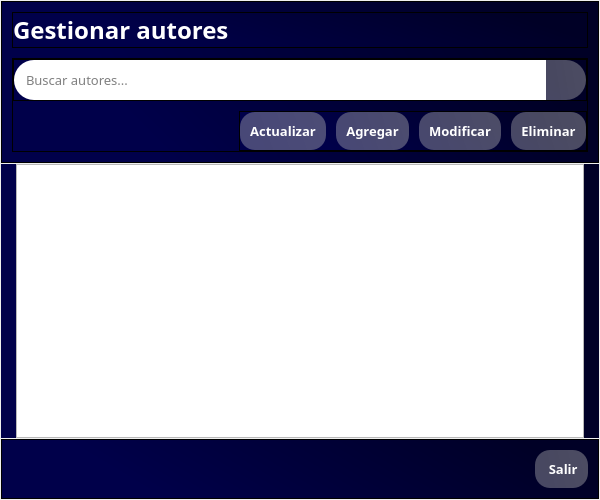
<?xml version="1.0" encoding="UTF-8"?>
<ui version="4.0">
 <class>Dialog</class>
 <widget class="QDialog" name="Dialog">
  <property name="geometry">
   <rect>
    <x>0</x>
    <y>0</y>
    <width>600</width>
    <height>500</height>
   </rect>
  </property>
  <property name="windowTitle">
   <string>Autores</string>
  </property>
  <property name="windowIcon">
   <iconset>
    <normaloff>../icons/book.png</normaloff>../icons/book.png</iconset>
  </property>
  <property name="styleSheet">
   <string notr="true"/>
  </property>
  <property name="modal">
   <bool>true</bool>
  </property>
  <layout class="QHBoxLayout" name="horizontalLayout_7">
   <property name="spacing">
    <number>0</number>
   </property>
   <property name="leftMargin">
    <number>0</number>
   </property>
   <property name="topMargin">
    <number>0</number>
   </property>
   <property name="rightMargin">
    <number>0</number>
   </property>
   <property name="bottomMargin">
    <number>0</number>
   </property>
   <item>
    <widget class="QWidget" name="widget" native="true">
     <property name="styleSheet">
      <string notr="true"/>
     </property>
     <layout class="QVBoxLayout" name="verticalLayout_2" stretch="2,7,1">
      <property name="spacing">
       <number>1</number>
      </property>
      <property name="leftMargin">
       <number>1</number>
      </property>
      <property name="topMargin">
       <number>1</number>
      </property>
      <property name="rightMargin">
       <number>1</number>
      </property>
      <property name="bottomMargin">
       <number>1</number>
      </property>
      <item>
       <widget class="QFrame" name="header">
        <property name="styleSheet">
         <string notr="true">background-color: qlineargradient(spread:pad, x1:1, y1:0.363, x2:0, y2:0.528864, stop:0.0696517 rgba(0, 0, 38, 255), stop:0.81592 rgba(0, 0, 74, 255));</string>
        </property>
        <property name="frameShape">
         <enum>QFrame::StyledPanel</enum>
        </property>
        <property name="frameShadow">
         <enum>QFrame::Raised</enum>
        </property>
        <layout class="QVBoxLayout" name="verticalLayout">
         <property name="spacing">
          <number>10</number>
         </property>
         <property name="leftMargin">
          <number>10</number>
         </property>
         <property name="topMargin">
          <number>10</number>
         </property>
         <property name="rightMargin">
          <number>10</number>
         </property>
         <property name="bottomMargin">
          <number>10</number>
         </property>
         <item>
          <widget class="QFrame" name="tittleFrame">
           <property name="styleSheet">
            <string notr="true">backgorund-color: none;</string>
           </property>
           <property name="frameShape">
            <enum>QFrame::StyledPanel</enum>
           </property>
           <property name="frameShadow">
            <enum>QFrame::Raised</enum>
           </property>
           <layout class="QHBoxLayout" name="horizontalLayout_4">
            <property name="spacing">
             <number>0</number>
            </property>
            <property name="leftMargin">
             <number>0</number>
            </property>
            <property name="topMargin">
             <number>0</number>
            </property>
            <property name="rightMargin">
             <number>0</number>
            </property>
            <property name="bottomMargin">
             <number>0</number>
            </property>
            <item>
             <widget class="QLabel" name="lblTitulo">
              <property name="font">
               <font>
                <family>Candara</family>
                <pointsize>18</pointsize>
                <weight>75</weight>
                <bold>true</bold>
               </font>
              </property>
              <property name="styleSheet">
               <string notr="true">color: rgb(255, 255, 255);</string>
              </property>
              <property name="text">
               <string>Gestionar autores</string>
              </property>
             </widget>
            </item>
           </layout>
          </widget>
         </item>
         <item>
          <widget class="QFrame" name="frame">
           <property name="frameShape">
            <enum>QFrame::StyledPanel</enum>
           </property>
           <property name="frameShadow">
            <enum>QFrame::Raised</enum>
           </property>
           <layout class="QVBoxLayout" name="verticalLayout_3">
            <property name="spacing">
             <number>10</number>
            </property>
            <property name="leftMargin">
             <number>0</number>
            </property>
            <property name="topMargin">
             <number>0</number>
            </property>
            <property name="rightMargin">
             <number>0</number>
            </property>
            <property name="bottomMargin">
             <number>0</number>
            </property>
            <item>
             <widget class="QFrame" name="searhcFrame">
              <property name="styleSheet">
               <string notr="true"/>
              </property>
              <property name="frameShape">
               <enum>QFrame::StyledPanel</enum>
              </property>
              <property name="frameShadow">
               <enum>QFrame::Raised</enum>
              </property>
              <layout class="QHBoxLayout" name="horizontalLayout_2">
               <property name="spacing">
                <number>0</number>
               </property>
               <property name="leftMargin">
                <number>0</number>
               </property>
               <property name="topMargin">
                <number>0</number>
               </property>
               <property name="rightMargin">
                <number>0</number>
               </property>
               <property name="bottomMargin">
                <number>0</number>
               </property>
               <item>
                <widget class="QLineEdit" name="txtBusqueda">
                 <property name="maximumSize">
                  <size>
                   <width>16777215</width>
                   <height>50</height>
                  </size>
                 </property>
                 <property name="font">
                  <font>
                   <family>Candara</family>
                   <pointsize>10</pointsize>
                  </font>
                 </property>
                 <property name="autoFillBackground">
                  <bool>false</bool>
                 </property>
                 <property name="styleSheet">
                  <string notr="true">border-top-left-radius: 20px;
border-bottom-left-radius: 20px;
padding: 10px;
background-color: none;</string>
                 </property>
                 <property name="placeholderText">
                  <string>Buscar autores...</string>
                 </property>
                 <property name="clearButtonEnabled">
                  <bool>true</bool>
                 </property>
                </widget>
               </item>
               <item>
                <widget class="QPushButton" name="btnBuscar">
                 <property name="maximumSize">
                  <size>
                   <width>40</width>
                   <height>50</height>
                  </size>
                 </property>
                 <property name="cursor">
                  <cursorShape>PointingHandCursor</cursorShape>
                 </property>
                 <property name="toolTip">
                  <string>Buscar</string>
                 </property>
                 <property name="styleSheet">
                  <string notr="true">QPushButton#btnBuscar{
	background-color: qlineargradient(spread:pad, x1:1, y1:0.363, x2:0, y2:0.528864, stop:0.0696517 rgba(184, 184, 184, 105), stop:0.81592 rgba(195, 195, 195, 94));
	
	color: rgba(255, 255, 255);
	border-top-right-radius: 20px;
	border-bottom-right-radius: 20px;
	padding: 10px;
}

QPushButton#btnBuscar:hover{
	background-color: qlineargradient(spread:pad, x1:1, y1:0.363, x2:0, y2:0.528864, stop:0.0696517 rgba(150, 150, 150, 255), stop:0.81592 rgba(201, 201, 201, 255));
}

QPushButton#btnBuscar:pressed{
	background-color: rgb(173, 173, 173);
}</string>
                 </property>
                 <property name="text">
                  <string/>
                 </property>
                 <property name="icon">
                  <iconset>
                   <normaloff>../icons/search.svg</normaloff>../icons/search.svg</iconset>
                 </property>
                </widget>
               </item>
              </layout>
             </widget>
            </item>
            <item alignment="Qt::AlignRight">
             <widget class="QFrame" name="crudFrame">
              <property name="frameShape">
               <enum>QFrame::StyledPanel</enum>
              </property>
              <property name="frameShadow">
               <enum>QFrame::Raised</enum>
              </property>
              <layout class="QHBoxLayout" name="horizontalLayout_3">
               <property name="spacing">
                <number>10</number>
               </property>
               <property name="leftMargin">
                <number>0</number>
               </property>
               <property name="topMargin">
                <number>0</number>
               </property>
               <property name="rightMargin">
                <number>0</number>
               </property>
               <property name="bottomMargin">
                <number>0</number>
               </property>
               <item>
                <widget class="QPushButton" name="btnActualizar">
                 <property name="font">
                  <font>
                   <family>Candara</family>
                   <pointsize>10</pointsize>
                   <weight>75</weight>
                   <bold>true</bold>
                  </font>
                 </property>
                 <property name="cursor">
                  <cursorShape>PointingHandCursor</cursorShape>
                 </property>
                 <property name="toolTip">
                  <string>Actualizar tabla</string>
                 </property>
                 <property name="styleSheet">
                  <string notr="true">QPushButton#btnActualizar{
	background-color: qlineargradient(spread:pad, x1:1, y1:0.363, x2:0, y2:0.528864, stop:0.0696517 rgba(184, 184, 184, 105), stop:0.81592 rgba(195, 195, 195, 94));
	
	color: rgba(255, 255, 255);
	border-radius: 15px;
	padding: 10px;
}

QPushButton#btnActualizar:hover{
	background-color: qlineargradient(spread:pad, x1:1, y1:0.363, x2:0, y2:0.528864, stop:0.0696517 rgba(150, 150, 150, 255), stop:0.81592 rgba(201, 201, 201, 255));
}

QPushButton#btnActualizar:pressed{
	background-color: rgb(173, 173, 173);
}</string>
                 </property>
                 <property name="text">
                  <string>Actualizar</string>
                 </property>
                 <property name="icon">
                  <iconset>
                   <normaloff>../icons/update.svg</normaloff>../icons/update.svg</iconset>
                 </property>
                </widget>
               </item>
               <item>
                <widget class="QPushButton" name="btnAgregar">
                 <property name="font">
                  <font>
                   <family>Candara</family>
                   <pointsize>10</pointsize>
                   <weight>75</weight>
                   <bold>true</bold>
                  </font>
                 </property>
                 <property name="cursor">
                  <cursorShape>PointingHandCursor</cursorShape>
                 </property>
                 <property name="toolTip">
                  <string>Agregar autor</string>
                 </property>
                 <property name="styleSheet">
                  <string notr="true">QPushButton#btnAgregar{
	background-color: qlineargradient(spread:pad, x1:1, y1:0.363, x2:0, y2:0.528864, stop:0.0696517 rgba(184, 184, 184, 105), stop:0.81592 rgba(195, 195, 195, 94));
	
	
	color: rgb(255, 255, 255);
	border-radius: 15px;
	padding: 10px;
}

QPushButton#btnAgregar:hover{
	background-color: qlineargradient(spread:pad, x1:1, y1:0.363, x2:0, y2:0.528864, stop:0.0696517 rgba(150, 150, 150, 255), stop:0.81592 rgba(201, 201, 201, 255));
}

QPushButton#btnAgregar:pressed{
	background-color: rgb(173, 173, 173);
}</string>
                 </property>
                 <property name="text">
                  <string>Agregar</string>
                 </property>
                 <property name="icon">
                  <iconset>
                   <normaloff>../icons/addClient.svg</normaloff>../icons/addClient.svg</iconset>
                 </property>
                </widget>
               </item>
               <item>
                <widget class="QPushButton" name="btnModificar">
                 <property name="enabled">
                  <bool>true</bool>
                 </property>
                 <property name="font">
                  <font>
                   <family>Candara</family>
                   <pointsize>10</pointsize>
                   <weight>75</weight>
                   <bold>true</bold>
                  </font>
                 </property>
                 <property name="cursor">
                  <cursorShape>PointingHandCursor</cursorShape>
                 </property>
                 <property name="toolTip">
                  <string>Modificar datos del autor</string>
                 </property>
                 <property name="styleSheet">
                  <string notr="true">QPushButton#btnModificar{
	background-color: qlineargradient(spread:pad, x1:1, y1:0.363, x2:0, y2:0.528864, stop:0.0696517 rgba(184, 184, 184, 105), stop:0.81592 rgba(195, 195, 195, 94));
	
	
	color: rgb(255, 255, 255);
	border-radius: 15px;
	padding: 10px;
}

QPushButton#btnModificar:hover{
	background-color: qlineargradient(spread:pad, x1:1, y1:0.363, x2:0, y2:0.528864, stop:0.0696517 rgba(150, 150, 150, 255), stop:0.81592 rgba(201, 201, 201, 255));
}

QPushButton#btnModificar:pressed{
	background-color: qlineargradient(spread:pad, x1:1, y1:0.363, x2:0, y2:0.528864, stop:0.0696517 rgba(255, 255, 255, 142), stop:0.810945 rgba(255, 255, 255, 134));
}

QPushButton#btnModificar:disabled{
	background-color: qlineargradient(spread:pad, x1:1, y1:0.363, x2:0, y2:0.528864, stop:0.0696517 rgba(255, 255, 255, 192), stop:0.810945 rgba(255, 255, 255, 186));
}</string>
                 </property>
                 <property name="text">
                  <string>Modificar</string>
                 </property>
                 <property name="icon">
                  <iconset>
                   <normaloff>../icons/edit.svg</normaloff>../icons/edit.svg</iconset>
                 </property>
                </widget>
               </item>
               <item>
                <widget class="QPushButton" name="btnEliminar">
                 <property name="font">
                  <font>
                   <family>Candara</family>
                   <pointsize>10</pointsize>
                   <weight>75</weight>
                   <bold>true</bold>
                  </font>
                 </property>
                 <property name="cursor">
                  <cursorShape>PointingHandCursor</cursorShape>
                 </property>
                 <property name="toolTip">
                  <string>Eliminar autor</string>
                 </property>
                 <property name="styleSheet">
                  <string notr="true">QPushButton#btnEliminar{
	background-color: qlineargradient(spread:pad, x1:1, y1:0.363, x2:0, y2:0.528864, stop:0.0696517 rgba(184, 184, 184, 105), stop:0.81592 rgba(195, 195, 195, 94));
	
	
	color: rgb(255, 255, 255);
	border-radius: 15px;
	padding: 10px;
}

QPushButton#btnEliminar:hover{
	background-color: qlineargradient(spread:pad, x1:1, y1:0.363, x2:0, y2:0.528864, stop:0.0696517 rgba(150, 150, 150, 255), stop:0.81592 rgba(201, 201, 201, 255));
}

QPushButton#btnEliminar:pressed{
	background-color: qlineargradient(spread:pad, x1:1, y1:0.363, x2:0, y2:0.528864, stop:0.0696517 rgba(255, 255, 255, 142), stop:0.810945 rgba(255, 255, 255, 134));
}

QPushButton#btnEliminar:disabled{
	background-color: qlineargradient(spread:pad, x1:1, y1:0.363, x2:0, y2:0.528864, stop:0.0696517 rgba(255, 255, 255, 192), stop:0.810945 rgba(255, 255, 255, 186));
}</string>
                 </property>
                 <property name="text">
                  <string>Eliminar</string>
                 </property>
                 <property name="icon">
                  <iconset>
                   <normaloff>../icons/deleteClient.svg</normaloff>../icons/deleteClient.svg</iconset>
                 </property>
                </widget>
               </item>
              </layout>
             </widget>
            </item>
           </layout>
          </widget>
         </item>
        </layout>
       </widget>
      </item>
      <item>
       <widget class="QWidget" name="content" native="true">
        <property name="styleSheet">
         <string notr="true">background-color: qlineargradient(spread:pad, x1:1, y1:0.363, x2:0, y2:0.528864, stop:0.0696517 rgba(0, 0, 38, 255), stop:0.81592 rgba(0, 0, 74, 255));</string>
        </property>
        <layout class="QHBoxLayout" name="horizontalLayout">
         <property name="spacing">
          <number>0</number>
         </property>
         <property name="leftMargin">
          <number>15</number>
         </property>
         <property name="topMargin">
          <number>0</number>
         </property>
         <property name="rightMargin">
          <number>15</number>
         </property>
         <property name="bottomMargin">
          <number>0</number>
         </property>
         <item>
          <widget class="QTableWidget" name="tblAutores">
           <property name="cursor" stdset="0">
            <cursorShape>ArrowCursor</cursorShape>
           </property>
           <property name="styleSheet">
            <string notr="true">background-color: none;</string>
           </property>
           <property name="selectionMode">
            <enum>QAbstractItemView::SingleSelection</enum>
           </property>
           <property name="selectionBehavior">
            <enum>QAbstractItemView::SelectRows</enum>
           </property>
          </widget>
         </item>
        </layout>
       </widget>
      </item>
      <item>
       <widget class="QFrame" name="footer">
        <property name="styleSheet">
         <string notr="true">background-color: qlineargradient(spread:pad, x1:1, y1:0.363, x2:0, y2:0.528864, stop:0.0696517 rgba(0, 0, 38, 255), stop:0.81592 rgba(0, 0, 74, 255));</string>
        </property>
        <property name="frameShape">
         <enum>QFrame::StyledPanel</enum>
        </property>
        <property name="frameShadow">
         <enum>QFrame::Raised</enum>
        </property>
        <layout class="QHBoxLayout" name="horizontalLayout_6">
         <property name="spacing">
          <number>0</number>
         </property>
         <property name="leftMargin">
          <number>10</number>
         </property>
         <property name="topMargin">
          <number>10</number>
         </property>
         <property name="rightMargin">
          <number>10</number>
         </property>
         <property name="bottomMargin">
          <number>10</number>
         </property>
         <item>
          <spacer name="horizontalSpacer">
           <property name="orientation">
            <enum>Qt::Horizontal</enum>
           </property>
           <property name="sizeHint" stdset="0">
            <size>
             <width>793</width>
             <height>20</height>
            </size>
           </property>
          </spacer>
         </item>
         <item>
          <widget class="QPushButton" name="btnSalir">
           <property name="maximumSize">
            <size>
             <width>16777215</width>
             <height>50</height>
            </size>
           </property>
           <property name="font">
            <font>
             <family>Candara</family>
             <pointsize>10</pointsize>
             <weight>75</weight>
             <bold>true</bold>
            </font>
           </property>
           <property name="cursor">
            <cursorShape>PointingHandCursor</cursorShape>
           </property>
           <property name="toolTip">
            <string>Salir</string>
           </property>
           <property name="styleSheet">
            <string notr="true">QPushButton#btnSalir{
	background-color: qlineargradient(spread:pad, x1:1, y1:0.363, x2:0, y2:0.528864, stop:0.0696517 rgba(184, 184, 184, 105), stop:0.81592 rgba(195, 195, 195, 94));
	
	color: rgba(255, 255, 255);
	border-radius: 15px;
	padding: 10px;
}

QPushButton#btnSalir:hover{
	background-color: qlineargradient(spread:pad, x1:1, y1:0.363, x2:0, y2:0.528864, stop:0.0696517 rgba(150, 150, 150, 255), stop:0.81592 rgba(201, 201, 201, 255));
}

QPushButton#btnSalir:pressed{
	background-color: rgb(173, 173, 173);
}</string>
           </property>
           <property name="text">
            <string> Salir</string>
           </property>
           <property name="icon">
            <iconset>
             <normaloff>../icons/logout.svg</normaloff>../icons/logout.svg</iconset>
           </property>
          </widget>
         </item>
        </layout>
       </widget>
      </item>
     </layout>
    </widget>
   </item>
  </layout>
 </widget>
 <resources/>
 <connections/>
</ui>
